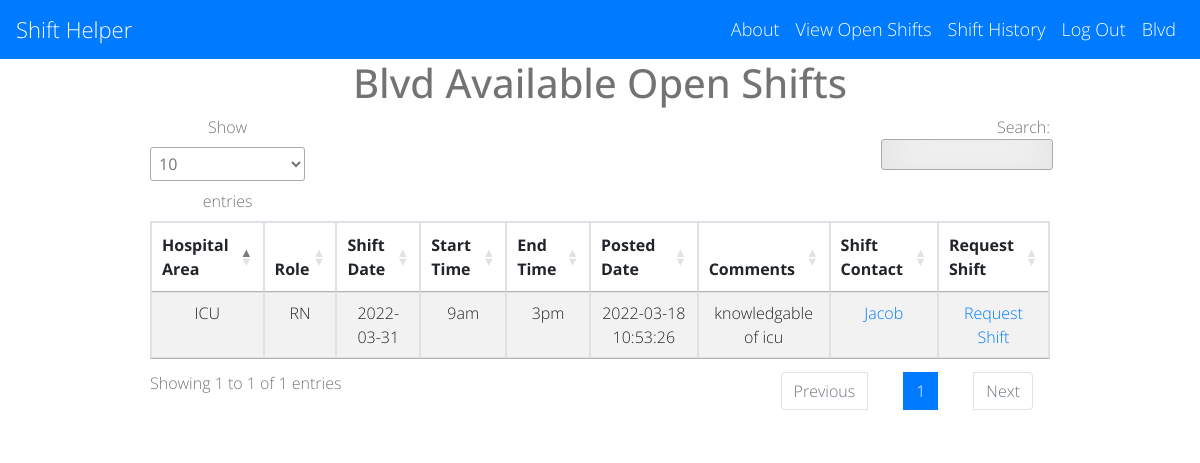
Page /shifts?hospital_id=1 on the committed database.
### main.py (models this page shows)
class Hospital(UserMixin, db.Model):
    id = db.Column(db.Integer, primary_key=True)
    hospital_name = db.Column(db.String(1000))
    admin_name = db.Column(db.String(1000))
    admin_email = db.Column(db.String(100))
    admin_password = db.Column(db.String(1000))
    staff_password = db.Column(db.String(1000))
    created_date = db.Column(db.TIMESTAMP)

class Shifts(db.Model):
    shift_id = db.Column(db.Integer, primary_key=True)
    hospital_id = db.Column(db.Integer)
    area = db.Column(db.String)
    role = db.Column(db.String)
    date = db.Column(db.Date)
    start_time = db.Column(db.String)
    end_time = db.Column(db.String)
    comments = db.Column(db.String)
    status = db.Column(db.String)
    picked_up_by = db.Column(db.String)
    approved_dt_tm = db.Column(db.TIMESTAMP)
    create_dt_tm = db.Column(db.TIMESTAMP)
    contact_name = db.Column(db.String)
    contact_email = db.Column(db.String)

### main.py (the view)
@app.route('/shifts', methods=['GET'])
def shifts():
    hospital_id = request.args['hospital_id']
    session['hospital_id'] = hospital_id
    cur_hospital = Hospital.query.get(hospital_id)
    cur_date = date.today()
    available_shifts = db.session.query(Shifts) \
        .filter(Shifts.status != 'Approved', Shifts.status != 'Removed', Shifts.date >= cur_date
                , Shifts.hospital_id == hospital_id) \
        .order_by(Shifts.date, Shifts.start_time, Shifts.area, Shifts.role)
    return render_template('shifts.html', hospital=cur_hospital, shifts=available_shifts, logged_in=True)

### templates/shifts.html (shortened to what this page needs)
{% extends 'base.html' %}
{% block content %}
<div class="table-responsive">
  <div class="row">
    <div class="col-sm-12">
      <h1>{{ hospital.hospital_name }} Available Open Shifts</h1>
	  <table id="data" class="table table-striped table-sm table-bordered">
        <thead>
            <tr>
                <th>Hospital Area</th>
                <th>Role</th>
                <th>Shift Date</th>
                <th>Start Time</th>
                <th>End Time</th>
                <th>Posted Date</th>
                <th>Comments</th>
                <th>Shift Contact</th>
                <th>Request Shift</th>
            </tr>
        </thead>
          <tbody>
              {% for row in shifts %}
                  <tr>
                      <td>{{ row.area }}</td>
                      <td>{{ row.role }}</td>
                      <td>{{ row.date }}</td>
                      <td>{{ row.start_time }}</td>
                      <td>{{ row.end_time }}</td>
                      <td>{{ row.create_dt_tm }}</td>
                      <td>{{ row.comments }}</td>
                      <td><a href="mailto:{{ row.contact_email }}">{{ row.contact_name}}</a></td>
                      <td><a href="{{ url_for('request_shift', id=row.shift_id) }}">Request Shift</a></td>
                  </tr>
              {% endfor %}
          </tbody>
  	  </table>
    </div>
  </div>
</div>
{% endblock %}

### templates/base.html (shortened to what this page needs)
<!DOCTYPE html>
<html>
<head>
    <link rel="stylesheet" href="//use.fontawesome.com/releases/v5.0.7/css/all.css">
    <link rel="stylesheet" href="https://stackpath.bootstrapcdn.com/bootstrap/4.5.2/css/bootstrap.min.css">
    <link rel="stylesheet" type="text/css" href="https://cdn.datatables.net/1.11.4/css/jquery.dataTables.min.css">
    <link rel="stylesheet" href="{{ url_for('static', filename='css/styles.css')}}">
</head>
<body>
<nav class="navbar navbar-expand-lg navbar-dark bg-primary">
  <a class="navbar-brand" href="/">Shift Helper</a>
  <div class="collapse navbar-collapse">
      <ul class = "navbar-nav ml-auto">
          <li class="nav-item">
              <a class="nav-link" href="{{ url_for('about') }}">About</a>
          </li>
          {% if logged_in: %}
          <li class="nav-item">
              <a class="nav-link" href="{{ url_for('shifts', hospital_id=hospital.id) }}">View Open Shifts</a>
          </li>
        <li class="nav-item">
              <a class="nav-link" href="{{ url_for('shift_history', hospital_id=hospital.id) }}">Shift History</a>
          </li>
          <li class="nav-item">
              <a class="nav-link" href="{{ url_for('logout') }}">Log Out</a>
          </li>
          <li class="nav-item">
              <a class="nav-link" href="">{{ hospital.hospital_name }}</a>
          </li>
          {% endif %}
      </ul>
  </div>
</nav>
       {% block content %}
       {% endblock %}
</body>
</html>

### static/css/styles.css (style rules this page uses)
* { -webkit-box-sizing:border-box; -moz-box-sizing:border-box; -ms-box-sizing:border-box; -o-box-sizing:border-box; box-sizing:border-box; }
html { width: 100%; height:100%; overflow:scroll; }
body { width: 100%; height:100%; font-family: 'Open Sans', Arial, sans-serif; font-weight:200; background: #ffffff; color: rgba(0, 0, 0, 0.55); filter: progid:DXImageTransform.Microsoft.gradient( startColorstr='#3E1D6D', endColorstr='#092756',GradientType=1 ); }
.navbar-brand { font-size: 22px; font-family: "Open Sans", Arial, sans-serif; }
.navbar-dark .navbar-nav .nav-link { color: white; font-size: 18px; }
.navbar-collapse { color: white; }
.table { text-align: center; }
.table-responsive { padding-left: 150px; padding-right: 150px; text-align: center; }

### rows in the picture
Hospital: hospital_name "Blvd"
Shifts: area "ICU", role "RN", date "2022-03-31", start_time "9am", end_time "3pm", create_dt_tm "2022-03-18 10:53:26", comments "knowledgable of icu", contact_name "Jacob"
